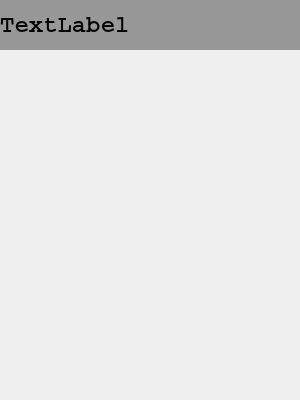
<?xml version="1.0" encoding="UTF-8"?>
<ui version="4.0">
 <class>MainWindow</class>
 <widget class="QMainWindow" name="MainWindow">
  <property name="geometry">
   <rect>
    <x>0</x>
    <y>0</y>
    <width>300</width>
    <height>400</height>
   </rect>
  </property>
  <property name="windowTitle">
   <string>CALCULATOR</string>
  </property>
  <widget class="QWidget" name="centralwidget">
   <widget class="QLabel" name="label">
    <property name="geometry">
     <rect>
      <x>0</x>
      <y>0</y>
      <width>300</width>
      <height>50</height>
     </rect>
    </property>
    <property name="font">
     <font>
      <family>Courier</family>
      <pointsize>18</pointsize>
      <weight>75</weight>
      <bold>true</bold>
     </font>
    </property>
    <property name="styleSheet">
     <string notr="true">background-color: rgb(152, 152, 152);</string>
    </property>
    <property name="text">
     <string>TextLabel</string>
    </property>
    <property name="margin">
     <number>15</number>
    </property>
   </widget>
  </widget>
 </widget>
 <resources/>
 <connections/>
</ui>
